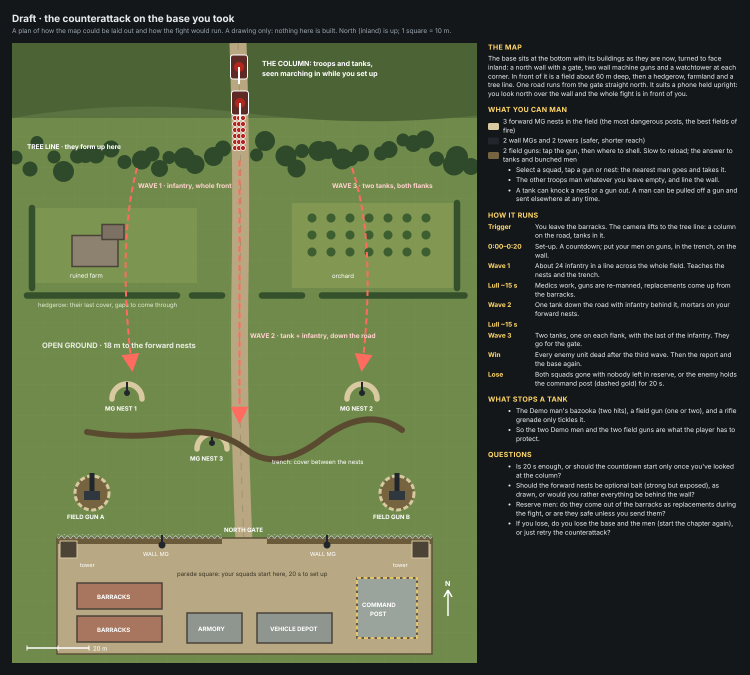
#> input picture dday/docs/drafts/counterattack-draft.png, 2250 x 2025 px, given in place of d1a.png, which was not available (shown at 1/3 size)
$ python dday-controls-compose.py ../../docs/drafts/counterattack-draft.png ../../docs/drafts/dday-base-draft.png
#> lines starting #> are read from the running program, lines starting #| are printed output that depends on the picture
# The two draft sheets from dday-controls-draft.js's pictures: python3 dday-controls-compose.py IN_DIR OUT_DIR
import sys
from PIL import Image,ImageDraw,ImageFont
IN,OUT=sys.argv[1],sys.argv[2]
B='/usr/share/fonts/truetype/dejavu/DejaVuSans-Bold.ttf';R='/usr/share/fonts/truetype/dejavu/DejaVuSans.ttf'
ft,fs,fc=ImageFont.truetype(B,26),ImageFont.truetype(R,15),ImageFont.truetype(B,15)
def wrap(d,text,font,w):
    out,line=[],''
    for word in text.split():
        t=(line+' '+word).strip()
        if d.textlength(t,font=font)<=w:line=t
        else:out.append(line);line=word
    if line:out.append(line)
    return out
def sheet(title,sub,frames,name):
#> called with name = 'dday-controls-draft-1.png'
    W,H,G,T=390,760,24,96
    caps=[]
    tmp=ImageDraw.Draw(Image.new('RGB',(10,10)))
    for f,head,body in frames:caps.append([head]+wrap(tmp,body,fs,W-8))
    capH=max(len(c) for c in caps)*21+18
    img=Image.new('RGB',(G+len(frames)*(W+G),T+H+capH+G),(18,22,26));d=ImageDraw.Draw(img)
#> after `img = Image.new('RGB', (G + len(frames) * (W + G), T + H + capH + G), `:
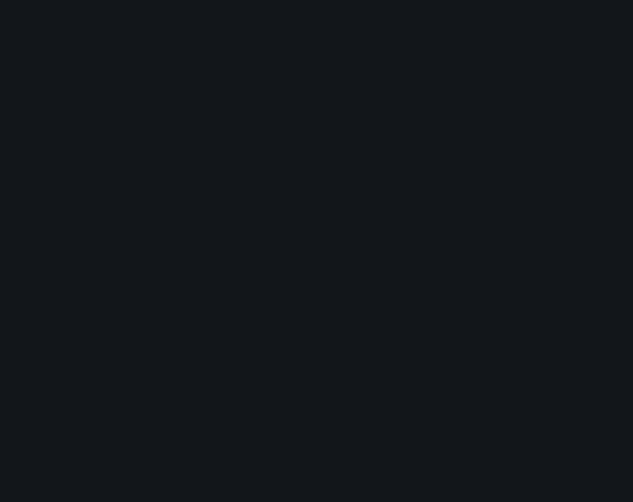
#> img: PIL image 1266x1003 RGB (shown at 1/2 size); mean R, G, B 18, 22, 26
    d.text((G,20),title,font=ft,fill=(236,240,243));d.text((G,58),sub,font=fs,fill=(160,172,182))
    for i,(f,head,body) in enumerate(frames):
        x=G+i*(W+G);im=Image.open(f'{IN}/{f}.png').convert('RGB');img.paste(im,(x,T))
#> in sheet, im is the input picture: PIL image 2250x2025 RGB; mean R, G, B 80.6, 91.3, 62.5
#> after `img.paste(im, (x, T))`:
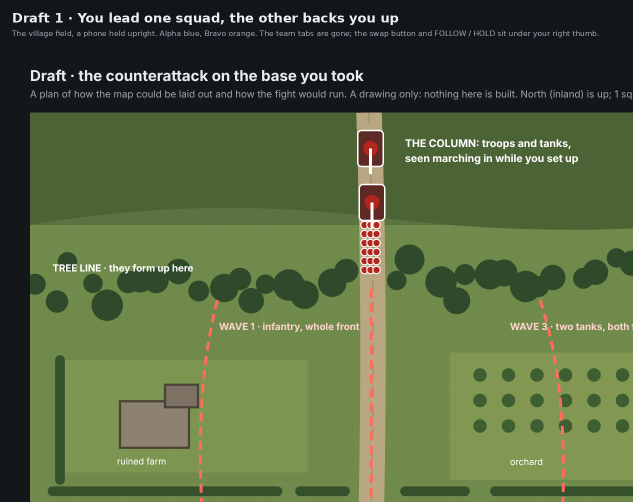
#> img: PIL image 1266x1003 RGB (shown at 1/2 size); mean R, G, B 84.5, 101.1, 62.7
        d.rectangle([x-1,T-1,x+W,T+H],outline=(70,80,90))
        y=T+H+12;d.text((x,y),caps[i][0],font=fc,fill=(255,207,74));y+=22
        for line in caps[i][1:]:d.text((x,y),line,font=fs,fill=(214,221,226));y+=21
#> after the loop, y = 953
#> pass 2 of the loop in sheet, `for i,(f,head,body) in enumerate(frames):`:
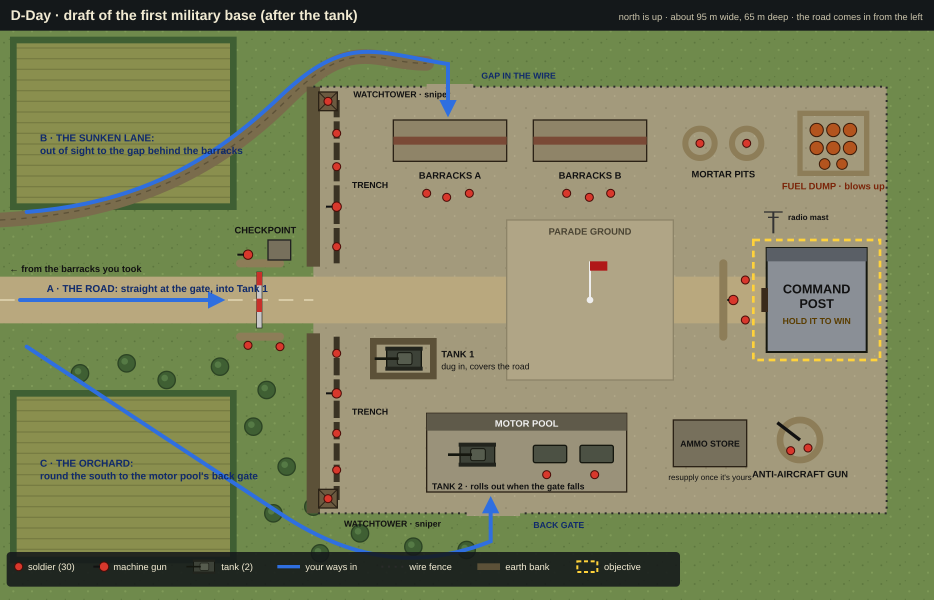
#> input picture dday/docs/drafts/dday-base-draft.png, 2800 x 1800 px, given in place of d1b.png, which was not available (shown at 1/3 size)
#> in sheet, im is the input picture: PIL image 2800x1800 RGB; mean R, G, B 125.6, 130.2, 92.1
#> in sheet, `img.paste(im, (x, T))`:
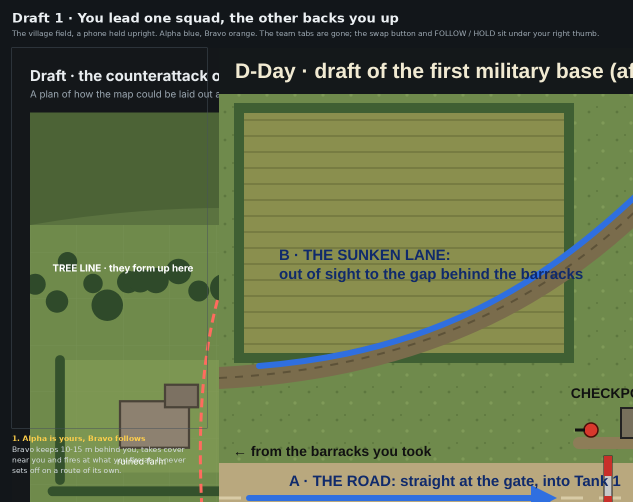
#> img: PIL image 1266x1003 RGB (shown at 1/2 size); mean R, G, B 95.7, 108.7, 70
#> after the loop in sheet, `for line in caps[i][1:]:d.text((x,y),line,font=fs,fill=(214,221,226));..`: y = 974
    img.save(f'{OUT}/{name}',optimize=True);print(name,img.size)
#> after `img.save(f'{OUT}/{name}', optimize=True)`:
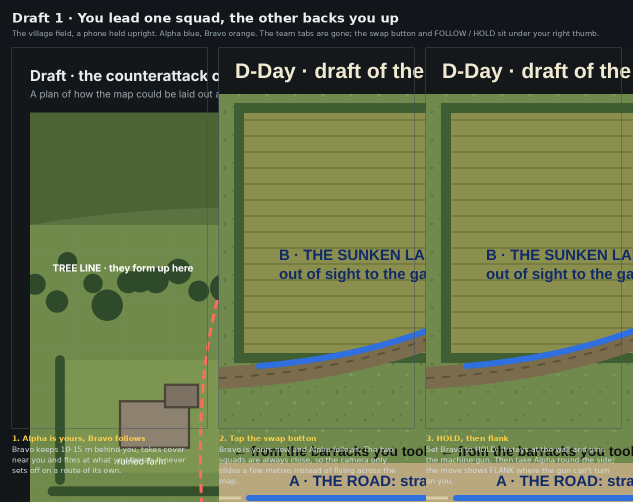
#> saved as dday-controls-draft-1.png: PIL image 1266x1003 RGB (shown at 1/2 size); mean R, G, B 96.8, 109.1, 70.5
#| dday-controls-draft-1.png (1266, 1003)
sheet('Draft 1 · You lead one squad, the other backs you up','The village field, a phone held upright. Alpha blue, Bravo orange. The team tabs are gone; the swap button and FOLLOW / HOLD sit under your right thumb.',[
  ('d1a','1. Alpha is yours, Bravo follows','Bravo keeps 10-15 m behind you, takes cover near you and fires at what you fire at. It never sets off on a route of its own.'),
  ('d1b','2. Tap the swap button','Bravo is yours now and Alpha follows. The two squads are always close, so the camera only slides a few metres instead of flying across the map.'),
  ('d1c','3. HOLD, then flank','Set Bravo to HOLD: it stays at the wall and pins the machine gun. Then take Alpha round the side; the move shows FLANK where the gun can’t turn on you.')],'dday-controls-draft-1.png')
sheet('Draft 2 · Tap the target, then pick what to do; drag to throw','Same field (and the beach for the wire). The game runs at quarter speed while a ring of actions is up. Nothing stays “in your hand”, so there are no dead taps after a throw.',[
  ('d2a','1. Tap an enemy','Your squad opens fire on him at once: a thin line from each man who can hit him, an eye over one who can’t. His ring offers Suppress, Grenade and Bazooka, each with who would do it and how far. Ignore it and it fades.'),
  ('d2b','2. Tap a thing','The same for things. Tap the wire and you get the ways to break it, with who carries each one: a grenade, a rifle grenade, the Bazooka.'),
  ('d2c','3. Throw at a spot: press and drag','Press Grenade on the bar and drag onto the map. You see who throws, the arc and where it lands. Let go to throw; drag back to the bar to cancel.'),
  ('d2d','4. Too far','The circle turns red and says how far he can throw. Let go there and nothing is thrown.')],'dday-controls-draft-2.png')
#> call 2 of sheet, with name = 'dday-controls-draft-2.png'
#> in sheet (call 2), `img = Image.new('RGB', (G + len(frames) * (W + G), T + H + capH + G), `:
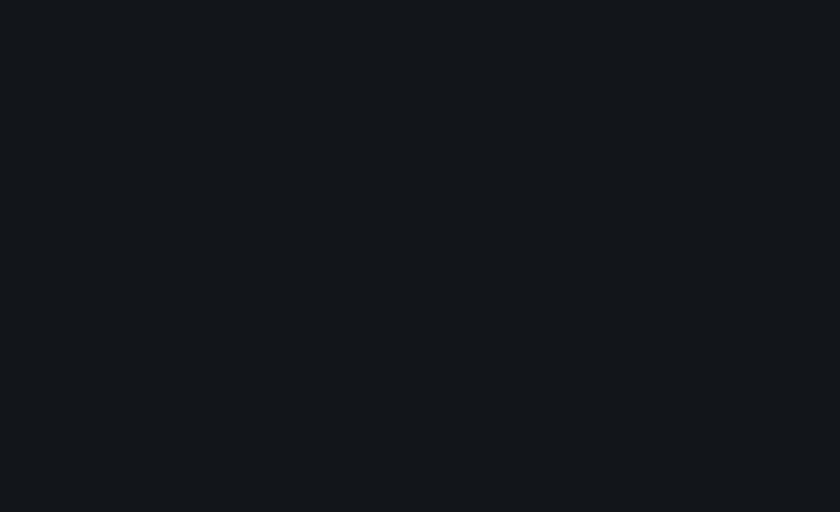
#> img: PIL image 1680x1024 RGB (shown at 1/2 size); mean R, G, B 18, 22, 26
#> (the run stopped early here; a loop or call above may not have finished)
